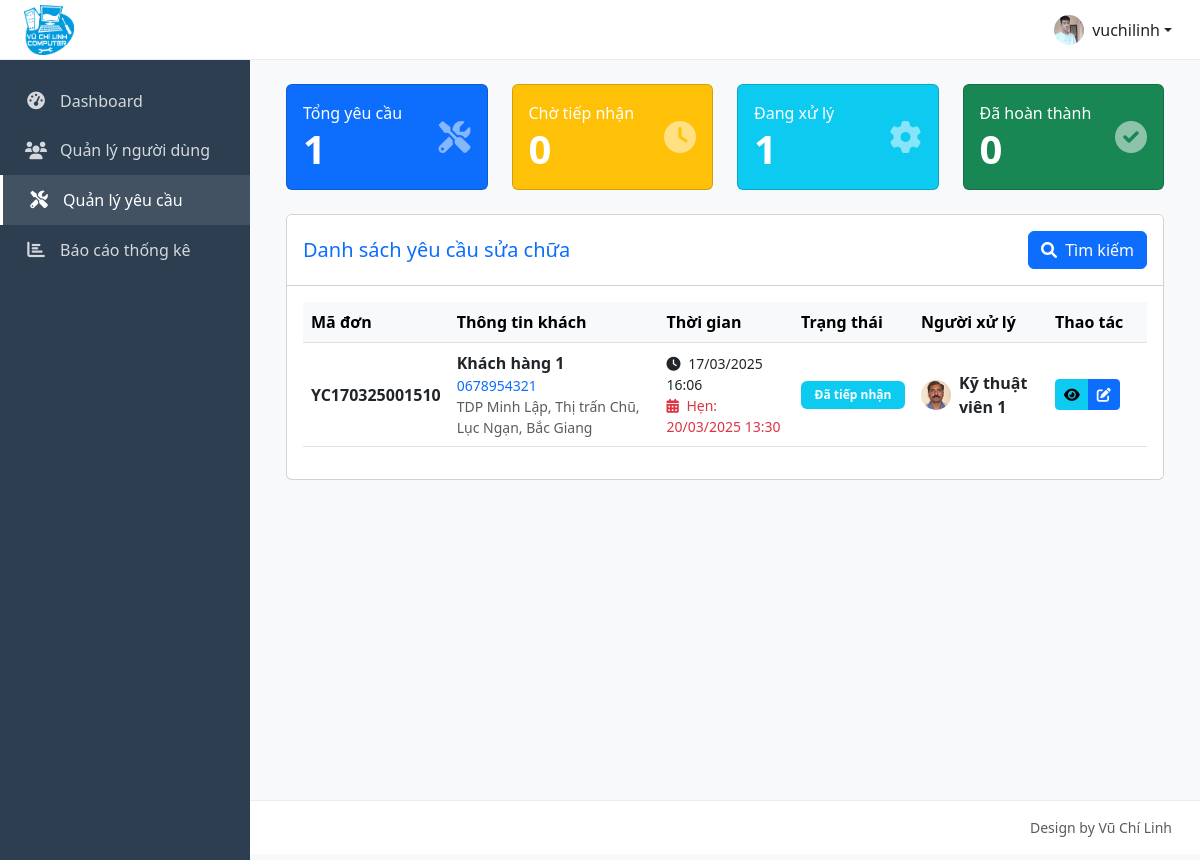
/dashboard/quan-ly-yeu-cau/index.php (signed in), run on the app's committed database.
### tables this page shows
CREATE TABLE `user_infos` (
  `id` int NOT NULL,
  `user_id` int NOT NULL,
  `fullname` varchar(100) DEFAULT NULL,
  `phone` varchar(20) DEFAULT NULL,
  `address` text,
  `gender` enum('nam','nu') DEFAULT NULL,
  `avatar` varchar(255) DEFAULT NULL,
  `created_at` timestamp NULL DEFAULT CURRENT_TIMESTAMP,
  `update_at` timestamp NOT NULL DEFAULT CURRENT_TIMESTAMP ON UPDATE CURRENT_TIMESTAMP
);

CREATE TABLE `yeu_cau_sua_chua` (
  `id` int NOT NULL,
  `ma_don` varchar(30) DEFAULT NULL,
  `user_id` int DEFAULT NULL,
  `ho_ten` varchar(100) NOT NULL,
  `so_dien_thoai` varchar(20) NOT NULL,
  `dia_chi` text NOT NULL,
  `mo_ta` text NOT NULL,
  `media` varchar(255) DEFAULT NULL,
  `thoi_gian_hen` datetime DEFAULT NULL,
  `nguoi_xu_ly` int DEFAULT NULL,
  `trang_thai` tinyint DEFAULT '0',
  `ghi_chu` text,
  `created_at` timestamp NULL DEFAULT CURRENT_TIMESTAMP,
  `update_at` timestamp NOT NULL DEFAULT CURRENT_TIMESTAMP ON UPDATE CURRENT_TIMESTAMP,
  `chi_phi` decimal(10,0) DEFAULT NULL
);

### dashboard/quan-ly-yeu-cau/index.php (the view, shortened to what this page needs)
<?php
require_once '../../include/function.php';
$page = isset($_GET['page']) ? (int)$_GET['page'] : 1;
$limit = 10;
$offset = ($page - 1) * $limit;
$where = "WHERE 1=1";
$params = [];
$stmt = $pdo->prepare("
    SELECT
        yc.*,
        u.username as nguoi_xu_ly_username,
        ui.fullname as nguoi_xu_ly_name,
        ui.avatar as nguoi_xu_ly_avatar
    FROM yeu_cau_sua_chua yc
    LEFT JOIN users u ON yc.nguoi_xu_ly = u.id
    LEFT JOIN user_infos ui ON u.id = ui.user_id
    $where
    ORDER BY yc.created_at DESC
    LIMIT $limit OFFSET $offset
");
$stmt->execute($params);
$yeu_cau_list = $stmt->fetchAll();
$status_class = [
    0 => 'secondary',
    1 => 'info',
    2 => 'primary',
    3 => 'success',
    4 => 'danger'
];
$status_text = [
    0 => 'Chờ tiếp nhận',
    1 => 'Đã tiếp nhận',
    2 => 'Đang xử lý',
    3 => 'Đã hoàn thành',
    4 => 'Đã hủy'
];
if(in_array($_SESSION['role'], [1,2])){
$stats = [
    'total' => $pdo->query("SELECT COUNT(*) FROM yeu_cau_sua_chua")->fetchColumn(),
    'pending' => $pdo->query("SELECT COUNT(*) FROM yeu_cau_sua_chua WHERE trang_thai = 0")->fetchColumn(),
    'processing' => $pdo->query("SELECT COUNT(*) FROM yeu_cau_sua_chua WHERE trang_thai IN (1,2)")->fetchColumn(),
    'completed' => $pdo->query("SELECT COUNT(*) FROM yeu_cau_sua_chua WHERE trang_thai = 3")->fetchColumn()
];
}
require_once '../../include/layout/dashboard_header.php';
?>
<div class="container-fluid">
    <?php if(in_array($_SESSION['role'], [1,2])): ?>
    <div class="row mb-4">
        <div class="col-xl-3 col-md-6">
            <div class="card bg-primary text-white h-100">
                <div class="card-body">
                    <div class="d-flex justify-content-between align-items-center">
                        <div class="me-3">
                            <div class="text-white-75">Tổng yêu cầu</div>
                            <div class="display-6 fw-bold"><?php echo $stats['total']; ?></div>
                        </div>
                        <i class="fas fa-tools fa-2x text-white-50"></i>
                    </div>
                </div>
            </div>
        </div>
        <div class="col-xl-3 col-md-6">
            <div class="card bg-warning text-white h-100">
                <div class="card-body">
                    <div class="d-flex justify-content-between align-items-center">
                        <div class="me-3">
                            <div class="text-white-75">Chờ tiếp nhận</div>
                            <div class="display-6 fw-bold"><?php echo $stats['pending']; ?></div>
                        </div>
                        <i class="fas fa-clock fa-2x text-white-50"></i>
                    </div>
                </div>
            </div>
        </div>
        <div class="col-xl-3 col-md-6">
            <div class="card bg-info text-white h-100">
                <div class="card-body">
                    <div class="d-flex justify-content-between align-items-center">
                        <div class="me-3">
                            <div class="text-white-75">Đang xử lý</div>
                            <div class="display-6 fw-bold"><?php echo $stats['processing']; ?></div>
                        </div>
                        <i class="fas fa-cog fa-2x text-white-50 fa-spin"></i>
                    </div>
                </div>
            </div>
        </div>
        <div class="col-xl-3 col-md-6">
            <div class="card bg-success text-white h-100">
                <div class="card-body">
                    <div class="d-flex justify-content-between align-items-center">
                        <div class="me-3">
                            <div class="text-white-75">Đã hoàn thành</div>
                            <div class="display-6 fw-bold"><?php echo $stats['completed']; ?></div>
                        </div>
                        <i class="fas fa-check-circle fa-2x text-white-50"></i>
                    </div>
                </div>
            </div>
        </div>
    </div>
    <?php endif; ?>
    <div class="card">
        <div class="card-header bg-white py-3">
            <div class="row align-items-center">
                <div class="col">
                    <h5 class="m-0 font-weight-bold text-primary">Danh sách yêu cầu sửa chữa</h5>
                </div>
                <div class="col text-end">
                    <button type="button" class="btn btn-primary" data-bs-toggle="collapse"
                        data-bs-target="#searchForm">
                        <i class="fas fa-search me-1"></i> Tìm kiếm
                    </button>
                </div>
            </div>
        </div>
        <div class="card-body">
            <div class="table-responsive">
                <table class="table table-hover align-middle">
                    <thead class="table-light">
                        <tr>
                            <th>Mã đơn</th>
                            <th>Thông tin khách</th>
                            <th>Thời gian</th>
                            <th style="width: 120px;">Trạng thái</th>
                            <th>Người xử lý</th>
                            <th style="width: 100px;">Thao tác</th>
                        </tr>
                    </thead>
                    <tbody>
                        <?php if(empty($yeu_cau_list)): ?>
                        <tr>
                            <td colspan="6" class="text-center text-muted py-5">
                                <i class="fas fa-check-circle fa-3x mb-3"></i>
                                <p class="mb-0">Không có yêu cầu nào</p>
                            </td>
                        </tr>
                        <?php else: ?>
                        <?php foreach($yeu_cau_list as $yc): ?>
                        <tr>
                            <td class="fw-bold"><?php echo $yc['ma_don']; ?></td>
                            <td>
                                <div class="fw-bold"><?php echo $yc['ho_ten']; ?></div>
                                <div class="small text-primary"><?php echo $yc['so_dien_thoai']; ?></div>
                                <div class="small text-muted"><?php echo $yc['dia_chi']; ?></div>
                            </td>
                            <td>
                                <div class="small">
                                    <i class="fas fa-clock me-1"></i>
                                    <?php echo date('d/m/Y H:i', strtotime($yc['created_at'])); ?>
                                </div>
                                <?php if($yc['thoi_gian_hen']): ?>
                                <div class="small text-danger">
                                    <i class="fas fa-calendar-alt me-1"></i>
                                    Hẹn: <?php echo date('d/m/Y H:i', strtotime($yc['thoi_gian_hen'])); ?>
                                </div>
                                <?php endif; ?>
                            </td>
                            <td>
                                <span class="badge bg-<?php echo $status_class[$yc['trang_thai']]; ?> d-block p-2">
                                    <?php echo $status_text[$yc['trang_thai']]; ?>
                                </span>
                            </td>
                            <td>
                                <?php if($yc['nguoi_xu_ly']): ?>
                                <div class="d-flex align-items-center">
                                    <div class="me-2">
                                        <?php if($yc['nguoi_xu_ly_avatar']): ?>
                                        <img src="/assets/media/uploads/avatars/<?php echo $yc['nguoi_xu_ly_avatar']; ?>"
                                            class="rounded-circle" width="30" height="30" style="object-fit: cover;">
                                        <?php else: ?>
                                        <img src="/assets/media/uploads/avatars/default.jpg" class="rounded-circle"
                                            width="30" height="30" style="object-fit: cover;">
                                        <?php endif; ?>
                                    </div>
                                    <div>
                                        <div class="fw-bold">
                                            <?php echo $yc['nguoi_xu_ly_name'] ?: $yc['nguoi_xu_ly_username']; ?></div>
                                    </div>
                                </div>
                                <?php else: ?>
                                <span class="text-muted">
                                    <i class="fas fa-user-clock me-1"></i> Đang chờ
                                </span>
                                <?php endif; ?>
                            </td>
                            <td>
                                <div class="btn-group">
                                    <button type="button" class="btn btn-sm btn-info" data-bs-toggle="modal"
                                        data-bs-target="#viewModal<?php echo $yc['id']; ?>" title="Xem chi tiết">
                                        <i class="fas fa-eye"></i>
                                    </button>
                                    <button type="button" class="btn btn-sm btn-primary" data-bs-toggle="modal"
                                        data-bs-target="#updateModal<?php echo $yc['id']; ?>" title="Cập nhật">
                                        <i class="fas fa-edit"></i>
                                    </button>
                                </div>
                            </td>
                        </tr>
                        <?php endforeach; ?>
                        <?php endif; ?>
                    </tbody>
                </table>
            </div>
        </div>
    </div>
</div>
<?php require_once '../../include/layout/dashboard_footer.php'; ?>

### include/layout/dashboard_header.php (shortened to what this page needs)
<?php
function isCurrentUrl($path) {
    return strpos($_SERVER['REQUEST_URI'], $path) !== false;
}
?>
<!DOCTYPE html>
<html>
<head>
    <link href="https://cdn.jsdelivr.net/npm/bootstrap@5.3.0/dist/css/bootstrap.min.css" rel="stylesheet">
    <link href="https://cdnjs.cloudflare.com/ajax/libs/font-awesome/6.0.0/css/all.min.css" rel="stylesheet">
    <link href="/assets/css/dashboard.css" rel="stylesheet">
</head>
<body>
    <nav class="top-navbar d-flex justify-content-center align-items-center">
        <div class="container-fluid px-3">
            <div class="d-flex justify-content-center align-items-center h-100">
                <a href="/" class="navbar-brand d-flex align-items-center">
                    <img src="/assets/media/logo.png" alt="Logo" width="50" class="ms-2">
                </a>
                <div class="dropdown">
                    <button type="button" class="btn btn-link text-dark dropdown-toggle d-flex align-items-center border-0" data-bs-toggle="dropdown">
                    <?php
                                $stmt = $pdo->prepare("SELECT avatar FROM user_infos WHERE user_id = ?");
                                $stmt->execute([$_SESSION['user_id']]);
                                $avatar = $stmt->fetchColumn();
                                if($avatar): ?>
                            <img src="/assets/media/uploads/avatars/<?php echo $avatar; ?>" class="rounded-circle me-2"
                                width="30" height="30" style="object-fit: cover;width: 30px;height: 30px;">
                            <?php else: ?>
                            <img src="/assets/media/uploads/avatars/default.jpg" class="rounded-circle me-2" width="30"
                                height="30" style="object-fit: cover;width: 30px;height: 30px;">
                            <?php endif; ?>
                        <span class="d-none d-sm-inline"><?php echo $_SESSION['username']; ?></span>
                    </button>
                </div>
            </div>
        </div>
    </nav>
    <nav class="sidebar">
        <div class="py-3">
            <a href="/dashboard" class="nav-link <?php echo isCurrentUrl('/dashboard/index.php') ? 'active' : ''; ?>">
                <i class="fas fa-tachometer-alt"></i>
                <span>Dashboard</span>
            </a>
            <?php if($_SESSION['role'] == 1): ?>
            <a href="/dashboard/users" class="nav-link <?php echo isCurrentUrl('/dashboard/users') ? 'active' : ''; ?>">
                <i class="fas fa-users"></i>
                <span>Quản lý người dùng</span>
            </a>
            <?php endif; ?>
            <?php if(in_array($_SESSION['role'], [1, 2, 3])): ?>
            <a href="/dashboard/quan-ly-yeu-cau" class="nav-link <?php echo isCurrentUrl('/dashboard/quan-ly-yeu-cau') ? 'active' : ''; ?>">
                <i class="fas fa-tools"></i>
                <span>Quản lý yêu cầu</span>
            </a>
            <?php endif; ?>
            <?php if(in_array($_SESSION['role'], [1, 2])): ?>
            <a href="/dashboard/bao-cao" class="nav-link <?php echo isCurrentUrl('/dashboard/bao-cao') ? 'active' : ''; ?>">
                <i class="fas fa-chart-bar"></i>
                <span>Báo cáo thống kê</span>
            </a>
            <?php endif; ?>
        </div>
    </nav>
    <main class="main-content">

### assets/css/dashboard.css (style rules this page uses)
:root { --sidebar-width: 250px; --topbar-height: 60px; --primary: #2c3e50; --border-color: #e9ecef; }
body { min-height: 100vh; background: #f8f9fa; }
a, button { text-decoration: none !important; }
.top-navbar { height: var(--topbar-height); position: fixed; top: 0; right: 0; left: 0; z-index: 1030; background: #fff; border-bottom: 1px solid var(--border-color); }
.sidebar { position: fixed; top: var(--topbar-height); left: 0; bottom: 0; width: var(--sidebar-width); background: var(--primary); z-index: 1020; }
.sidebar .nav-link { padding: 0.8rem 1.5rem; color: rgba(255,255,255,.8); display: flex; align-items: center; transition: all 0.2s; }
.sidebar .nav-link i { width: 1.5rem; font-size: 1.1rem; margin-right: 0.75rem; text-align: center; }
.sidebar .nav-link.active { color: #fff; background: rgba(255,255,255,.1); border-left: 3px solid #fff; }
.main-content { margin-left: var(--sidebar-width); margin-top: var(--topbar-height); padding: 1.5rem; min-height: calc(100vh - var(--topbar-height)); }
a { text-decoration: none !important; }

### data on the page
user_infos: avatar (picture)
yeu_cau_sua_chua: ma_don "YC170325001510", ho_ten "Khách hàng 1", so_dien_thoai "0678954321", dia_chi "TDP Minh Lập, Thị trấn Chũ, Lục Ngạn, Bắc Giang", created_at "17/03/2025 16:06", thoi_gian_hen "20/03/2025 13:30", trang_thai "Đã tiếp nhận", user_infos.avatar (picture), user_infos.fullname "Kỹ thuật viên 1"

### other printed values
$_SESSION['username'] "vuchilinh"
$stats['total'] "1"
$stats['pending'] "0"
$stats['processing'] "1"
$stats['completed'] "0"
